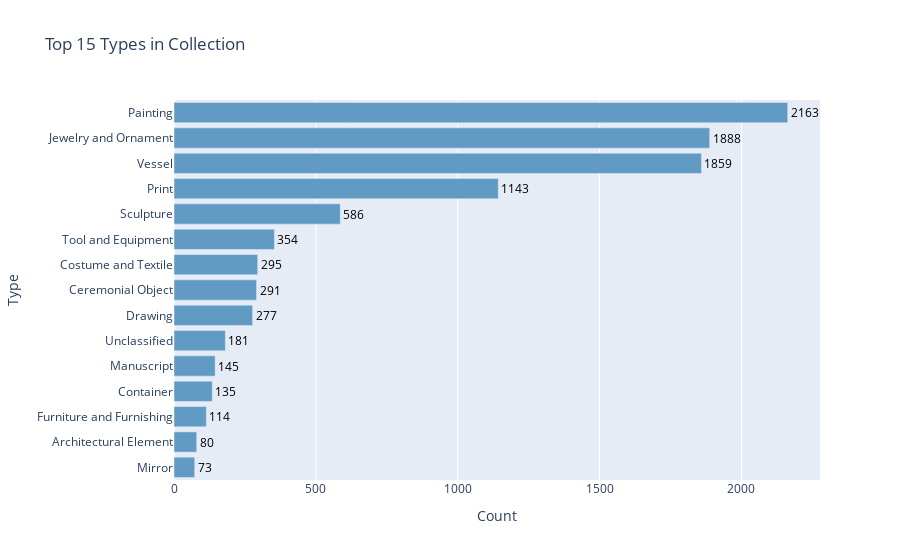

Notebook code for this chart:
### Code cell
# 只选择前15个类型
top_types = type_counts.head(15)

# 绘制水平条形图
fig = go.Figure()
fig.add_trace(go.Bar(
    y=top_types.index[::-1],  # 水平条形图要反转顺序
    x=top_types.values[::-1],  # 水平条形图要反转顺序
    orientation='h',  # 水平方向
    marker=dict(color='#619AC3'),
    text=top_types.values[::-1],  # 显示计数值
    textposition='outside',  # 数值显示在外部
    textfont=dict(color='black')  # 数值字体颜色
))

fig.update_layout(
    title='Top 15 Types in Collection',
    xaxis_title='Count',
    yaxis_title='Type',
    height=500,
)

fig.show()

### Figure 1 — Plotly figure (JSON) as saved in the notebook; plotly's stock layout.template omitted (floating-point values rounded to 4 significant figures)
{"data": [{"marker": {"color": "#619AC3"}, "orientation": "h", "text": [73, 80, 114, 135, 145, 181, 277, 291, 295, 354, 586, 1143, 1859, 1888, 2163], "textfont": {"color": "black"}, "textposition": "outside", "type": "bar", "x": [73, 80, 114, 135, 145, 181, 277, 291, 295, 354, 586, 1143, 1859, 1888, 2163], "y": ["Mirror", "Architectural Element", "Furniture and Furnishing", "Container", "Manuscript", "Unclassified", "Drawing", "Ceremonial Object", "Costume and Textile", "Tool and Equipment", "Sculpture", "Print", "Vessel", "Jewelry and Ornament", "Painting"]}], "layout": {"autosize": true, "title": {"text": "Top 15 Types in Collection"}, "xaxis": {"autorange": true, "range": [0, 2277.0], "title": {"text": "Count"}, "type": "linear"}, "yaxis": {"autorange": true, "range": [-0.5, 14.5], "title": {"text": "Type"}, "type": "category"}}}
